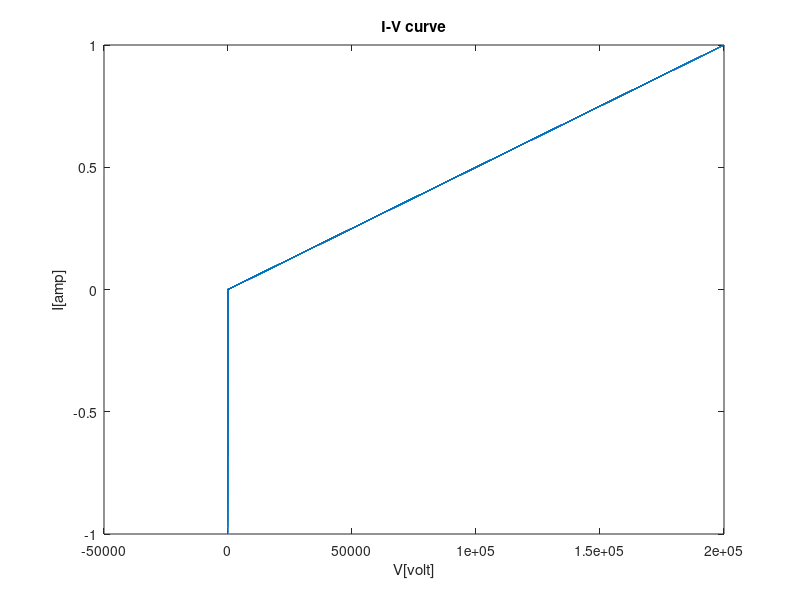
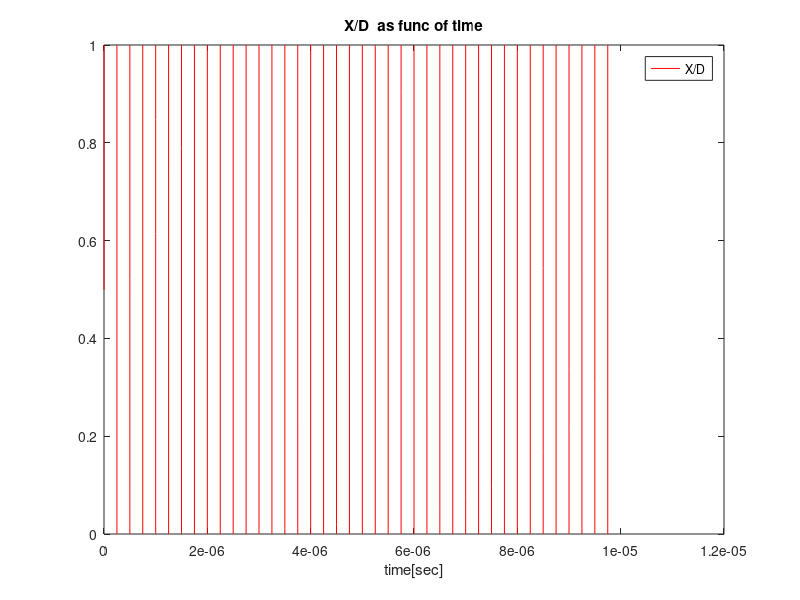

The MATLAB source for these figures, in order:

%Model name: model of Memristor based on Theoretical formulas
%           this model was written by Dmitry Fliter and Keren Talisveyberg 
%           Technion Israel institute of technology EE faculty December 2011


model = 1;   % define the model 0 - Linear Ion Drift ; 1 - Simmons Tunnel Barrier; 2 - Team model ; 3 - Nonlinear Ion Drift model
win   = 0;   % define the window type :  0 - No window; 1 - Jogelkar window ; 2 - Biolek window ; 3 - Prodromakis window ; 4- Kvatinsky window (Team model only) 
iv    = 0;   % IV_relation=0 means linear V=IR. IV_relation=1 means nonlinear V=I*exp{..}  

%Genaral parameters
num_of_cycles = 20;
amp = 1;
freq = 2e6;
w_init = 0.5; % the initial state condition [0:1] 
D = 3e-09;
V_t = 0;
P_coeff = 2;
J = 1;
Roff = 2e5;
Ron = 100;

%Linear Ion Drift parameters 
uV=1e-15;                                %%dopants mobility


%Simmons Tunnel Bariier % Team parameters
a_on = 2e-09;
a_off = 1.2e-09;
c_on = 40e-06;
c_off = 3.5e-06;
alpha_on = 3;
alpha_off = 3;
k_on = -8e-5;
k_off = 8e-5;
i_on = 8.9e-06;
i_off = 115e-06;
v_on=-0.02;
v_off=0.02;
x_on = 3e-09;
x_off = 0;
X_c = 107e-12;
b = 500e-06;

%Nonlinear Ion Drift parametrs
beta = 9;
a = 4;
c = 0.01;
n = 14;
q = 13;
g = 4;
alpha = 7;

%% Linear Ion Drift model 

if (model==0)  

tspan=[0 num_of_cycles/freq];                       %%time length of the simulation
points=2e5;                              %%number of sampling points
W0=w_init*D;                            %define the initial value of W
tspan_vector = linspace(tspan(1),tspan(2),points);         % Create vector of initial values
I = amp*sin(freq*2*pi*tspan_vector);                   %%can also use square wave generated by : (square(tspan_vector));
W=zeros(size((tspan_vector)));
W_dot=zeros(size((tspan_vector)));
delta_t=tspan_vector(2)-tspan_vector(1);                        %%define the step size

W(1)=W0;                                                 %% initiliaze the first W vetor elemnt to W0 - the initial condition
for i=2:length(tspan_vector)
    % case this is an ideal window
    if (((win==0) || (win==4)) && ((abs (I(i))) >= (V_t/ (Ron*W(i-1)/D+Roff*(1-W(i-1)/D))))) 
        W_dot(i)=I(i)*(Ron*uV/D);
        W(i)=W(i-1)+W_dot(i)*delta_t;
    elseif ((win==0) && ((abs(I(i)))  < (V_t/ (Ron*W(i-1)/D+Roff*(1-W(i-1)/D)))))
        W(i)=W(i-1);
        W_dot(i)=0;
        
    end
    
    % case this is Jogelkar window
    if ((win==1) && ((abs(I(i))) >= (V_t/(Ron*W(i-1)/D+Roff*(1-W(i-1)/D)))))
        W_dot(i)=I(i)*(Ron*uV/D);
        W(i)=W(i-1)+W_dot(i)*delta_t*(1-(2*W(i-1)/D-1)^(2*P_coeff));%%+1e-18*sign(I(i));
    elseif ((win==1) && ((abs (I(i)) ) < (V_t/ (Ron*W(i-1)/D+Roff*(1-W(i-1)/D)))))
        W(i)=W(i-1);
        W_dot(i)=0;

    end
    
        % case this is Biolek window
    if ((win==2) && ((abs(I(i))) >= (V_t/(Ron*W(i-1)/D+Roff*(1-W(i-1)/D)))))
        W_dot(i)=I(i)*(Ron*uV/D);
        W(i)=W(i-1)+W_dot(i)*delta_t*(1-(W(i-1)/D-heaviside(-I(i)))^(2*P_coeff));
    elseif ((win==2) && ((abs(I(i))) < (V_t/(Ron*W(i-1)/D+Roff*(1-W(i-1)/D)))))
        W(i)=W(i-1);
        W_dot(i)=0;
    end
 
        % case this is Prodromakis window
    if ((win==3) && ((abs(I(i))) >= (V_t/(Ron*W(i-1)/D+Roff*(1-W(i-1)/D)))))
        W_dot(i)=I(i)*(Ron*uV/D);
        W(i)=W(i-1)+W_dot(i)*delta_t*(J*(1-((W(i-1)/D-0.5)^2+0.75)^P_coeff));
    elseif ((win==3) && ((abs(I(i))) < (V_t/(Ron*W(i-1)/D+Roff*(1-W(i-1)/D)))))
        W(i)=W(i-1);
        W_dot(i)=0;
    end
    
  % correct the w vector according to bounds [0 D]
    if W(i) < 0
        W(i) = 0;
        W_dot(i)=0;
    elseif W(i) > D
        W(i) = D;
        W_dot(i)=0;
    end
end

R=Ron*W/D+Roff*(1-W/D); %%this parameter might be useful for debug
V= R.*I; 
figure(1);
plot(V(20e3:end),I(20e3:end));
title('I-V curve');
xlabel('V[volt]');
ylabel('I[amp]');

figure(2);
plot(tspan_vector,W/D,'r');
title('W/D as func of time');
xlabel('time[sec]');
legend('W/D');


end

%%  Simmons Tunnel Barrier model
if (model==1)

points=2e5;
tspan=[0 num_of_cycles/freq];
t = linspace(tspan(1),tspan(2),points);
curr = amp*sin(freq*2*pi*t);
X=zeros(1,points);
X_dot=zeros(1,points);
delta_t=t(2)-t(1);

X(1)=w_init*D;
      
for i=2:(length(t))
          if curr(i)> 0
               X_dot(i)=c_off*sinh(curr(i)/i_off)*exp(-exp((X(i-1)-a_off)/X_c-abs(curr(i))/b)-X(i-1)/X_c);
          else
              X_dot(i)=c_on*sinh(curr(i)/i_on)*exp(-exp(-(X(i-1)-a_on)/X_c-abs(curr(i))/b)-X(i-1)/X_c);
          end
          
         X(i)=X(i-1)+delta_t*X_dot(i);
         
    if (X(i) < 0)
        X(i) = 0;
        X_dot(i)=0;
    elseif (X(i) > D)
        X(i) = D;
        X_dot(i)=0;
    end
end

R=Roff.*X./D+Ron.*(1-X./D);
V=R.*curr;

figure(1);
plot(V(20e3:end),curr(20e3:end));
title('I-V curve');
xlabel('V[volt]');
ylabel('I[amp]');

figure(2);
plot(t,X/D,'r');
title('X/D  as func of time');
xlabel('time[sec]');
legend('X/D');

end

%%  Team model 

if (model==2)
points=2e5;
tspan=[0 num_of_cycles/freq];
t = linspace(tspan(1),tspan(2),points);
curr = amp*sin(freq*2*pi*t);
X=zeros(1,points);
X_dot=zeros(1,points);
delta_t=t(2)-t(1);

X(1)=w_init*D;
     
for i=2:(length(t))
    % case this is an ideal window
    if (win == 0) 
          
          if (curr(i) > 0) && (curr(i) > i_off)
               X_dot(i)=k_off*(curr(i)/i_off-1)^alpha_off;
               X(i)=X(i-1)+delta_t*X_dot(i);
          elseif (curr(i) <= 0) && (curr(i) < i_on)
               X_dot(i)=k_on*(curr(i)/i_on-1)^alpha_on;
               X(i)=X(i-1)+delta_t*X_dot(i);
          else
               X(i)=X(i-1);
               X_dot(i)=0;
          end
    end
    
    % case this is Jogelkar window
    if (win == 1) 
          if (curr(i) > 0) && (curr(i) > i_off)
               X_dot(i)=k_off*(curr(i)/i_off-1)^alpha_off;
               X(i)=X(i-1)+delta_t*X_dot(i).*(1-(2*X(i-1)/D-1)^(2*P_coeff));
          elseif (curr(i) <= 0) && (curr(i) < i_on)
               X_dot(i)=k_on*(curr(i)/i_on-1)^alpha_on;
               X(i)=X(i-1)+delta_t*X_dot(i).*(1-(2*X(i-1)/D-1)^(2*P_coeff));
          else
               X(i)=X(i-1);
               X_dot(i)=0;
          end
    end
    
    % case this is Biolek window
    if (win == 2) 
          if (curr(i) > 0) && (curr(i) > i_off)
               X_dot(i)=k_off*(curr(i)/i_off-1)^alpha_off;
               X(i)=X(i-1)+delta_t*X_dot(i).*(1-(1-X(i-1)/D-heaviside(curr(i)))^(2*P_coeff));
          elseif (curr(i) <= 0) && (curr(i) < i_on)
               X_dot(i)=k_on*(curr(i)/i_on-1)^alpha_on;
               X(i)=X(i-1)+delta_t*X_dot(i).*(1-(1-X(i-1)/D-heaviside(curr(i)))^(2*P_coeff));
          else
               X(i)=X(i-1);
               X_dot(i)=0;
          end
    end
    
    % case this is Prodromakis window
    if (win == 3)
          if (curr(i) > 0) && (curr(i) > i_off)
               X_dot(i)=k_off*(curr(i)/i_off-1)^alpha_off;
               X(i)=X(i-1)+delta_t*X_dot(i).*(J*(1-((X(i-1)/D-0.5)^2+0.75)^P_coeff));
          elseif (curr(i) <= 0) && (curr(i) < i_on)
               X_dot(i)=k_on*(curr(i)/i_on-1)^alpha_on;
               X(i)=X(i-1)+delta_t*X_dot(i).*(J*(1-((X(i-1)/D-0.5)^2+0.75)^P_coeff));
          else
               X(i)=X(i-1);
               X_dot(i)=0;
          end
    end
    
    % case this is Kvatinsky window
    if (win == 4)
          if (curr(i) > 0) && (curr(i) > i_off)
               X_dot(i)=k_off*(curr(i)/i_off-1)^alpha_off*exp(-exp((X(i-1)-a_off)/X_c));
               X(i)=X(i-1)+delta_t*X_dot(i);
          elseif (curr(i) <= 0) && (curr(i) < i_on)
               X_dot(i)=k_on*(curr(i)/i_on-1)^alpha_on*exp(-exp(-(X(i-1)-a_on)/X_c));
               X(i)=X(i-1)+delta_t*X_dot(i);
          else
               X(i)=X(i-1);
               X_dot(i)=0;
          end
    end
     
    if (X(i) < 0)
        X(i) = 0;
        X_dot(i)=0;
    elseif (X(i) > D)
        X(i) = D;
        X_dot(i)=0;
    end


end

    if (iv == 0) %case I-V relation is linear
       R=Roff.*X./D+Ron.*(1-X./D);
       V=R.*curr;
    else %case the I-V relation is nonlinear
       lambda = log(Roff/Ron);
       V=Ron*curr.*exp(lambda*(X-x_on)/(x_off-x_on));
    end
    
figure(1);    
plot(V(20e3:end),curr(20e3:end));
title('I-V curve');
xlabel('V[volt]');
ylabel('I[amp]');

figure(2);
plot(t,X/D);
title('X/D as func of time');
xlabel('time[sec]');
legend('X/D');

end

%%  Nonlinear Ion Drift model 
if (model==3)
points=40000;
tspan=[0 num_of_cycles/freq];
t = linspace(tspan(1),tspan(2),points);
delta_t = t(2) - t(1);
V = amp*sin(freq*2*pi*t);
W=zeros(size((t)));
W_dot=zeros(size((t)));
curr=zeros(size((t)));
W(1) = w_init;

for i=2:points
    % case this is an ideal window
    if ((win==0) || (win==4))
        W_dot(i)=a*V(i)^q;
        W(i)=W(i-1)+W_dot(i)*delta_t;  
    end
    
    % case this is Jogelkar window
    if (win==1)
        W_dot(i)=a*V(i)^q;
        W(i)=W(i-1)+W_dot(i)*delta_t*(1-(2*W(i-1)-1)^(2*P_coeff));
    end
    
     % case this is Biolek window
    if (win==2)
        W_dot(i)=a*V(i)^q;
        W(i)=W(i-1)+W_dot(i)*delta_t*(1-(W(i-1)-heaviside(-V(i-1)))^(2*P_coeff));
   end
 
    % case this is Prodromakis window
    if (win==3)
        W_dot(i)=a*V(i)^q;
        W(i)=W(i-1)+W_dot(i)*delta_t*(J*(1-((W(i-1)-0.5)^2+0.75)^P_coeff));
    end
    
    % correct the w vector according to bounds [0 D]
    if W(i) < 0
        W(i) = 0;
        W_dot(i)=0;
    elseif W(i) > 1
        W(i) = 1;
        W_dot(i)=0;
    end
    
  curr(i)=W(i)^n*beta*sinh(alpha*V(i))+c*(exp(g*V(i))-1);
    
    
end
figure(1);
plot(V(20e3:end),curr(20e3:end));
title('I-V curve');
xlabel('V[volt]');
ylabel('I[amp]');

figure(2);
plot(t,W,'r');
title('W/D');
xlabel('time[sec]');
legend('W/D');

end

%%  VTEAM model 

if (model==4)
points=2e5;
tspan=[0 num_of_cycles/freq];
t = linspace(tspan(1),tspan(2),points);
v = amp*sin(freq*2*pi*t);
X=zeros(1,points);
X_dot=zeros(1,points);
delta_t=t(2)-t(1);

X(1)=w_init*D;
     
for i=2:(length(t))
    % case this is an ideal window
    if (win == 0) 
          
          if (v(i) > 0) && (v(i) > v_off)
               X_dot(i)=k_off*(v(i)/v_off-1)^alpha_off;
               X(i)=X(i-1)+delta_t*X_dot(i);
          elseif (v(i) <= 0) && (v(i) < v_on)
               X_dot(i)=k_on*(v(i)/v_on-1)^alpha_on;
               X(i)=X(i-1)+delta_t*X_dot(i);
          else
               X(i)=X(i-1);
               X_dot(i)=0;
          end
    end
    
    % case this is Jogelkar window
    if (win == 1) 
          if (v(i) > 0) && (v(i) > v_off)
               X_dot(i)=k_off*(v(i)/v_off-1)^alpha_off;
               X(i)=X(i-1)+delta_t*X_dot(i).*(1-(2*X(i-1)/D-1)^(2*P_coeff));
          elseif (v(i) <= 0) && (v(i) < v_on)
               X_dot(i)=k_on*(v(i)/v_on-1)^alpha_on;
               X(i)=X(i-1)+delta_t*X_dot(i).*(1-(2*X(i-1)/D-1)^(2*P_coeff));
          else
               X(i)=X(i-1);
               X_dot(i)=0;
          end
    end
    
    % case this is Biolek window
    if (win == 2) 
          if (v(i) > 0) && (v(i) > v_off)
               X_dot(i)=k_off*(v(i)/v_off-1)^alpha_off;
               X(i)=X(i-1)+delta_t*X_dot(i).*(1-(1-X(i-1)/D-heaviside(v(i)))^(2*P_coeff));
          elseif (v(i) <= 0) && (v(i) < v_on)
               X_dot(i)=k_on*(v(i)/v_on-1)^alpha_on;
               X(i)=X(i-1)+delta_t*X_dot(i).*(1-(1-X(i-1)/D-heaviside(v(i)))^(2*P_coeff));
          else
               X(i)=X(i-1);
               X_dot(i)=0;
          end
    end
    
    % case this is Prodromakis window
    if (win == 3)
          if (v(i) > 0) && (v(i) > v_off)
               X_dot(i)=k_off*(v(i)/v_off-1)^alpha_off;
               X(i)=X(i-1)+delta_t*X_dot(i).*(J*(1-((X(i-1)/D-0.5)^2+0.75)^P_coeff));
          elseif (v(i) <= 0) && (v(i) < v_on)
               X_dot(i)=k_on*(v(i)/v_on-1)^alpha_on;
               X(i)=X(i-1)+delta_t*X_dot(i).*(J*(1-((X(i-1)/D-0.5)^2+0.75)^P_coeff));
          else
               X(i)=X(i-1);
               X_dot(i)=0;
          end
    end
    
    % case this is Kvatinsky window
    if (win == 4)
          if (v(i) > 0) && (v(i) > v_off)
               X_dot(i)=k_off*(v(i)/v_off-1)^alpha_off*exp(-exp((X(i-1)-a_off)/X_c));
               X(i)=X(i-1)+delta_t*X_dot(i);
          elseif (v(i) <= 0) && (v(i) < v_on)
               X_dot(i)=k_on*(v(i)/v_on-1)^alpha_on*exp(-exp(-(X(i-1)-a_on)/X_c));
               X(i)=X(i-1)+delta_t*X_dot(i);
          else
               X(i)=X(i-1);
               X_dot(i)=0;
          end
    end
     
    if (X(i) < 0)
        X(i) = 0;
        X_dot(i)=0;
    elseif (X(i) > D)
        X(i) = D;
        X_dot(i)=0;
    end


end

    if (iv == 0) %case I-V relation is linear
       R=Roff.*X./D+Ron.*(1-X./D);
       curr=v./R;
    else %case the I-V relation is nonlinear
       lambda = log(Roff/Ron);
       curr=v./(Ron.*exp(lambda*(X-x_on)/(x_off-x_on)));
    end
    
figure(1);    
plot(v(20e3:end),curr(20e3:end));
title('I-V curve');
xlabel('V[volt]');
ylabel('I[amp]');

figure(2);
plot(t,X/D);
title('X/D as func of time');
xlabel('time[sec]');
legend('X/D');

end
